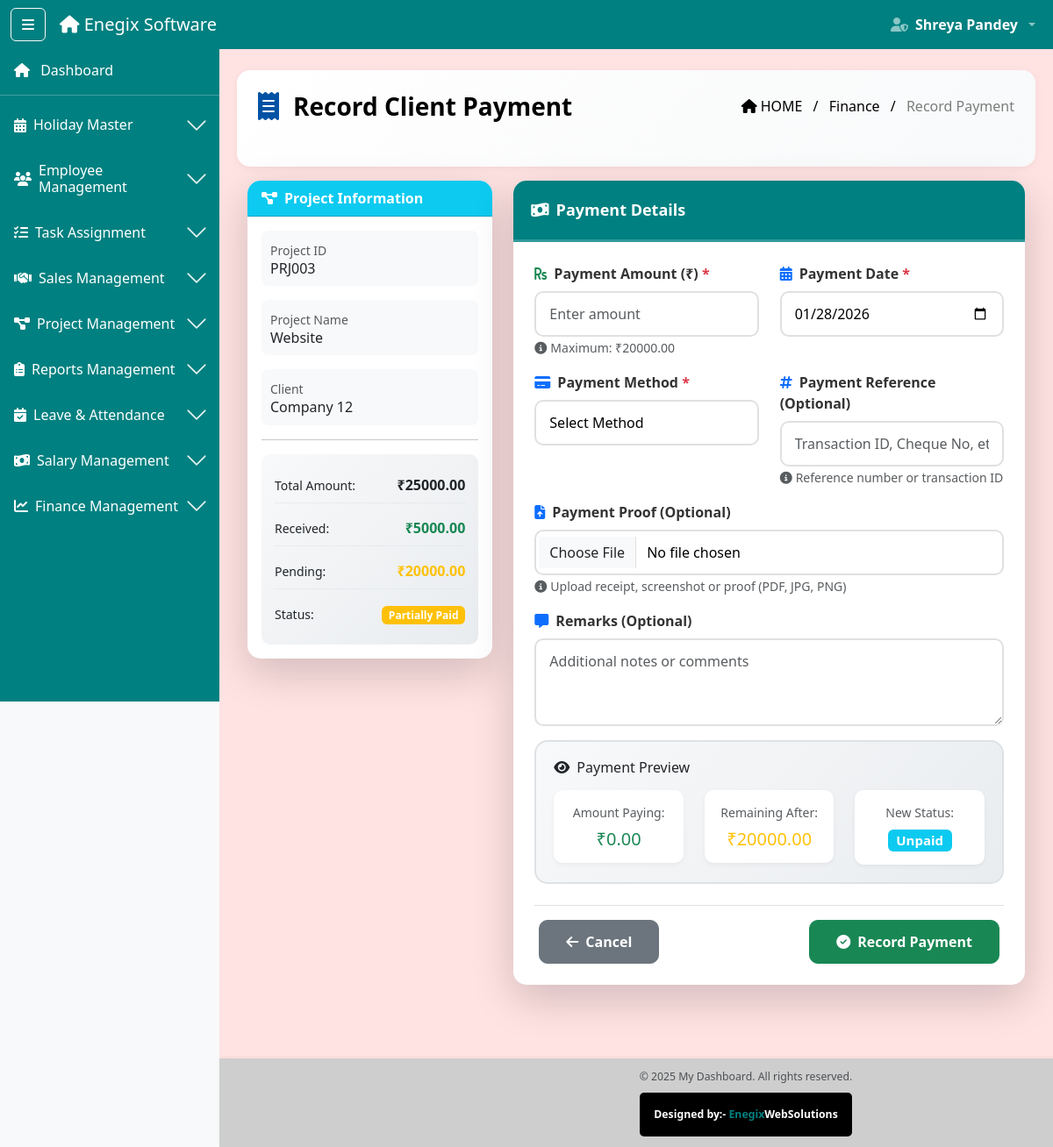
/project/3/record-payment/ (signed in), run on an earlier commit of the app's database.
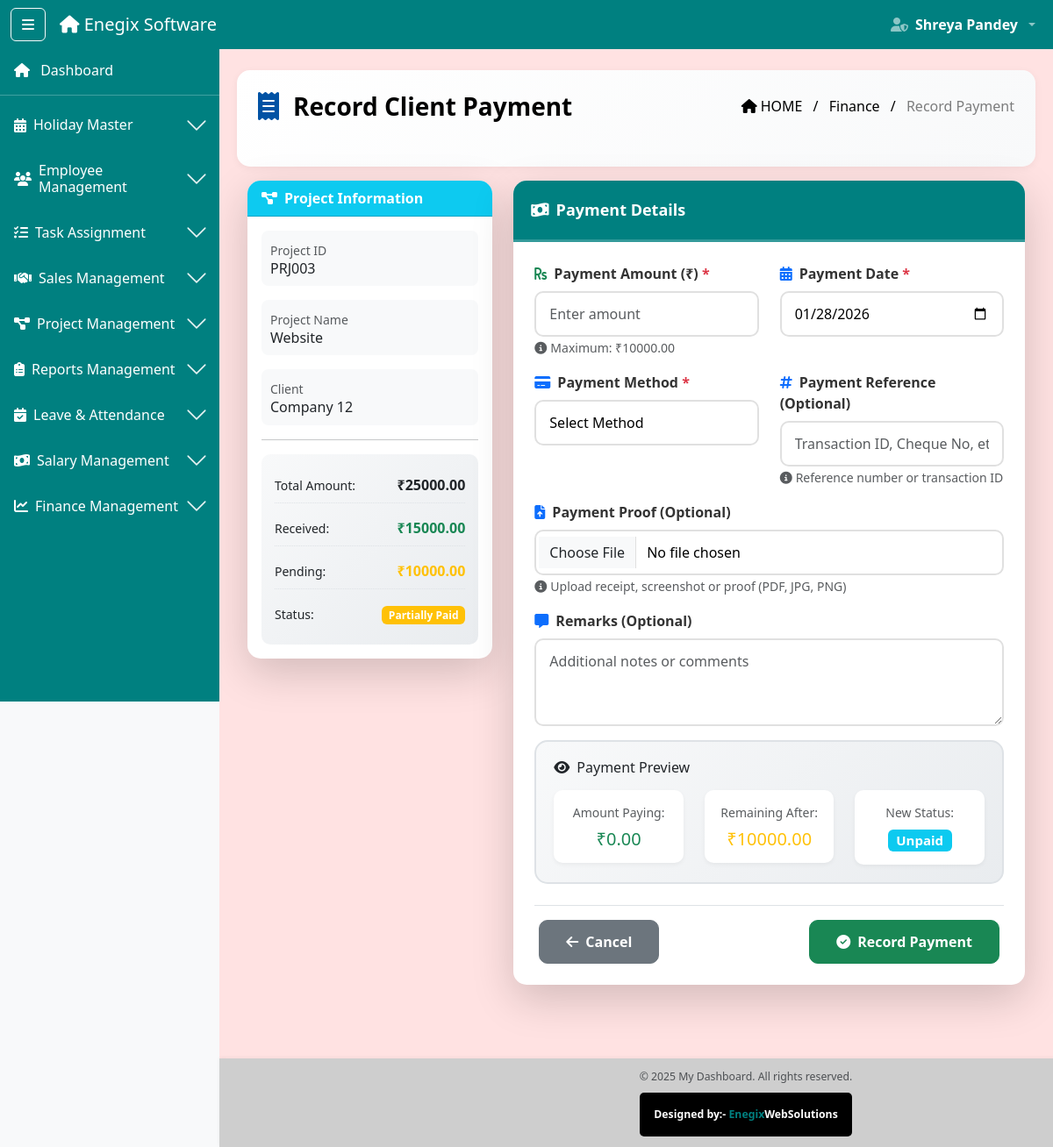
And on a later commit of the database.
### software_app/models.py (models this page shows, shortened)
class Project(models.Model):
    PROJECT_TYPE_CHOICES = (
        ('seo', 'SEO Project'),
        ('development', 'Development Project'),
    )
    STATUS_CHOICES = (
        ('pending', 'Pending'),
        ('in_progress', 'In Progress'),
        ('completed', 'Completed'),
        ('on_hold', 'On Hold'),
    )
    project_id = models.CharField(max_length=10, unique=True, editable=False)
    project_name = models.CharField(max_length=200)
    project_type = models.CharField(max_length=20, choices=PROJECT_TYPE_CHOICES)
    client = models.ForeignKey(Client, on_delete=models.CASCADE, related_name='projects')
    description = models.TextField()
    start_date = models.DateField()
    deadline = models.DateField()
    budget = models.DecimalField(max_digits=10, decimal_places=2, blank=True, null=True)
    total_amount = models.DecimalField(
        max_digits=10,
        decimal_places=2,
        default=0,
        help_text="Total project value in INR"
    )
    amount_received = models.DecimalField(
        max_digits=10,
        decimal_places=2,
        default=0,
        help_text="Total amount received from client"
    )
    amount_pending = models.DecimalField(
        max_digits=10,
        decimal_places=2,
        default=0,
        help_text="Remaining amount to be received"
    )
    payment_status = models.CharField(
        max_length=20,
        choices=(
            ('unpaid', 'Unpaid'),
            ('partial', 'Partially Paid'),
            ('paid', 'Fully Paid'),
        ),
        default='unpaid'
    )
    agreement = models.FileField(upload_to='project_agreements/', blank=True, null=True)
    module_file = models.FileField(upload_to='project_modules/', blank=True, null=True)
    status = models.CharField(max_length=20, choices=STATUS_CHOICES, default='pending')
    created_by_name = models.CharField(max_length=100)
    created_by_role = models.CharField(max_length=50)
    created_at = models.DateTimeField(auto_now_add=True)
    updated_at = models.DateTimeField(auto_now=True)
    is_active = models.BooleanField(default=True)

class Client(models.Model):
    STATUS_CHOICES = (
        ('contacted', 'Contacted'),
        ('follow_up', 'Follow Up'),
        ('interested', 'Interested'),
        ('not_interested', 'Not Interested'),
    )
    client_id = models.CharField(max_length=10, unique=True, editable=False)
    company_name = models.CharField(max_length=200)
    contact_person = models.CharField(max_length=100)
    email = models.EmailField(blank=True, null=True)  # ✅ NOW OPTIONAL
    mobile = models.CharField(max_length=15)
    address = models.TextField(blank=True, null=True)
    added_by = models.ForeignKey(Employee, on_delete=models.SET_NULL, null=True, blank=True, related_name='clients_added')
    added_by_name = models.CharField(max_length=100, blank=True, null=True)  # NEW: Store name
    added_by_role = models.CharField(max_length=50, blank=True, null=True)   # NEW: Store role
    status = models.CharField(max_length=20, choices=STATUS_CHOICES, default='contacted')
    total_calls = models.IntegerField(default=0)
    last_call_date = models.DateField(blank=True, null=True)
    created_at = models.DateTimeField(auto_now_add=True)
    updated_at = models.DateTimeField(auto_now=True)
    is_active = models.BooleanField(default=True)

### software_app/decorators.py (the view)
        @wraps(view_func)
        def wrapper(request, *args, **kwargs):
            if 'user_id' not in request.session:
                messages.error(request, 'Please login first!')
                return redirect('login')
            user_role = request.session.get('role')
            if user_role not in allowed_roles:
                messages.error(request, 'You do not have permission to access this page!')
                return redirect('dashboard')
            return view_func(request, *args, **kwargs)

### software_app/context_processors.py (called while the page is built)
def user_context(request):
    return {
        'session_user_name': request.session.get('full_name', ''),
        'session_user_role': request.session.get('role', ''),
        'session_user_email': request.session.get('email', ''),
        'is_logged_in': 'user_id' in request.session,
    }

### software_app/views.py (called while the page is built, shortened)
@check_blocked_user
@login_required
@role_required(['admin', 'super_admin'])
def record_client_payment(request, project_id):
    project = get_object_or_404(Project, id=project_id)
    context = {
        'project': project,
        'today': date.today().isoformat()
    }
    return render(request, 'projects/record_client_payment.html', context)

### software_app/templates/projects/record_client_payment.html (shortened to what the changed rows need)
{% extends 'base2.html' %}
{% load static %}
{% block content %}
<div class="container-fluid mt-2">
  <div class="row">
    <div class="col-md-4">
      <div class="card shadow-lg mb-4 modern-card">
        <div class="card-body">
          <div class="info-item mb-3">
            <small class="text-muted">Project ID</small>
            <h6 class="mb-0">{{ project.project_id }}</h6>
          </div>
          <div class="info-item mb-3">
            <small class="text-muted">Project Name</small>
            <h6 class="mb-0">{{ project.project_name }}</h6>
          </div>
          <div class="info-item mb-3">
            <small class="text-muted">Client</small>
            <h6 class="mb-0">{{ project.client.company_name }}</h6>
          </div>
          <div class="financial-summary">
            <div class="summary-item mb-2">
              <small>Total Amount:</small>
              <strong class="float-end">₹{{ project.total_amount|floatformat:2 }}</strong>
            </div>
            <div class="summary-item mb-2">
              <small>Received:</small>
              <strong class="float-end text-success">₹{{ project.amount_received|floatformat:2 }}</strong>
            </div>
            <div class="summary-item mb-2">
              <small>Pending:</small>
              <strong class="float-end text-warning">₹{{ project.amount_pending|floatformat:2 }}</strong>
            </div>
          </div>
        </div>
      </div>
    </div>
    <div class="col-md-8">
      <div class="card shadow-lg mb-4 modern-card">
        <div class="card-body p-4">
          {% if project.amount_pending <= 0 %}
          <div class="alert alert-success">
            <i class="fas fa-check-circle me-2"></i>
            <strong>This project is fully paid!</strong> No pending amount remaining.
          </div>
          <a href="{% url 'project_detail' project.id %}" class="btn btn-primary">
            <i class="fas fa-arrow-left me-2"></i>Back to Project
          </a>
          {% else %}
          <form method="POST" action="{% url 'record_client_payment' project.id %}" id="paymentForm" enctype="multipart/form-data">
            <div class="row">
              <div class="col-md-6 mb-3">
                <label class="form-label"><i class="fas fa-rupee-sign me-2 text-success"></i>Payment Amount (₹) <span class="text-danger">*</span></label>
                <input type="number" step="0.01" min="0.01" max="{{ project.amount_pending }}" class="form-control modern-input required-field" id="amount" name="amount" placeholder="Enter amount" required autofocus>
                <small class="text-muted"><i class="fas fa-info-circle me-1"></i>Maximum: ₹{{ project.amount_pending|floatformat:2 }}</small>
              </div>
              <div class="col-md-6 mb-3">
                <label class="form-label"><i class="fas fa-calendar-alt me-2 text-primary"></i>Payment Date <span class="text-danger">*</span></label>
                <input type="date" class="form-control modern-input required-field" id="payment_date" name="payment_date" value="{{ today }}" max="{{ today }}" required>
              </div>
            </div>
            <div class="row">
              <div class="col-md-6 mb-3">
                <label class="form-label"><i class="fas fa-credit-card me-2 text-primary"></i>Payment Method <span class="text-danger">*</span></label>
                <select class="form-control modern-input required-field" id="payment_method" name="payment_method" required>
                  <option value="">Select Method</option>
                </select>
              </div>
              <div class="col-md-6 mb-3">
                <label class="form-label"><i class="fas fa-hashtag me-2 text-primary"></i>Payment Reference (Optional)</label>
                <input type="text" class="form-control modern-input" id="payment_reference" name="payment_reference" placeholder="Transaction ID, Cheque No, etc.">
                <small class="text-muted"><i class="fas fa-info-circle me-1"></i>Reference number or transaction ID</small>
              </div>
            </div>
            <div class="row">
              <div class="col-md-12 mb-3">
                <label class="form-label"><i class="fas fa-file-upload me-2 text-primary"></i>Payment Proof (Optional)</label>
                <div class="file-upload-wrapper">
                  <input type="file" class="form-control modern-input file-input" id="payment_proof" name="payment_proof" accept=".pdf,.jpg,.jpeg,.png">
                </div>
                <small class="text-muted"><i class="fas fa-info-circle me-1"></i>Upload receipt, screenshot or proof (PDF, JPG, PNG)</small>
              </div>
            </div>
            <div class="row">
              <div class="col-md-12 mb-3">
                <label class="form-label"><i class="fas fa-comment-alt me-2 text-primary"></i>Remarks (Optional)</label>
                <textarea class="form-control modern-input" id="remarks" name="remarks" rows="3" placeholder="Additional notes or comments"></textarea>
              </div>
            </div>
            <div class="preview-box mb-4">
              <h6 class="mb-3"><i class="fas fa-eye me-2"></i>Payment Preview</h6>
              <div class="row">
                <div class="col-md-4">
                  <div class="preview-item">
                    <small class="text-muted">Amount Paying:</small>
                    <h5 class="text-success mb-0">₹<span id="previewAmount">0.00</span></h5>
                  </div>
                </div>
                <div class="col-md-4">
                  <div class="preview-item">
                    <small class="text-muted">Remaining After:</small>
                    <h5 class="text-warning mb-0">₹<span id="previewRemaining">{{ project.amount_pending|floatformat:2 }}</span></h5>
                  </div>
                </div>
                <div class="col-md-4">
                  <div class="preview-item">
                    <small class="text-muted">New Status:</small>
                    <h5 class="mb-0"><span class="badge bg-info" id="previewStatus">Unpaid</span></h5>
                  </div>
                </div>
              </div>
            </div>
            <div class="d-flex justify-content-between mt-4 pt-3 border-top">
              <a href="{% url 'project_detail' project.id %}" class="btn btn-secondary btn-nav">
                <i class="fas fa-arrow-left me-2"></i>Cancel
              </a>
              <button type="submit" class="btn btn-success btn-nav">
                <i class="fas fa-check-circle me-2"></i>Record Payment
              </button>
            </div>
          </form>
          {% endif %}
        </div>
      </div>
    </div>
  </div>
</div>
{% endblock %}

What changed in the data, as far as the page shows it:
changed Project "PRJ003": amount_received "5000.00" → "15000.00"; amount_pending "20000.00" → "10000.00"
